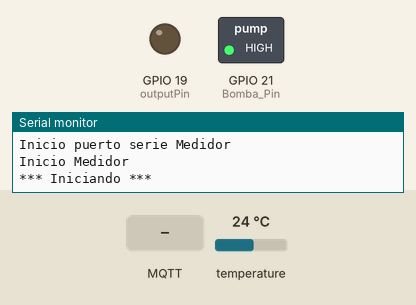
Recording of a sketch running on a simulated ESP32. On the bench: switched loads named in the sketch (green lamp = pin HIGH), output pins drawn as LEDs (lit = HIGH), the last lines printed to the serial monitor. The inputs (shaded band) are chosen by the test bench; at power-on: temperature 24 °C. WiFi joins after 1.5 s; servers stay silent unless stated; random numbers use the default seed unless the sketch sets one; no MQTT or app messages arrive unless stated.

Above: at 3.4 s.
3.5 s: MQTT message "90" arrives on the first subscribed topic
At 8.6 s:
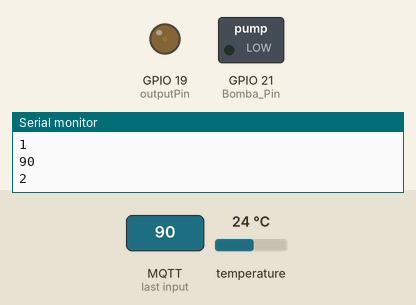
14.2 s: MQTT message "Ruben114" arrives on the first subscribed topic
17.5 s: MQTT message "/TERMO/POTENCIA/IN" arrives on the first subscribed topic
Timing chart, 0 to 20.5 s (numbered marks = the images above; inputs shaded):
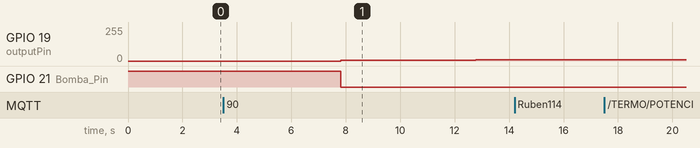

Measured:
- after the input at 3.5 s, GPIO 19 (outputPin): 0/255 → 5/255 after 4.3 s, → 10/255 4.9 s later

The sketch:

ESP32_Derivador_Ignacio.ino
```cpp
#include <OneWire.h>
#include <DallasTemperature.h>
#include <Wire.h>
#include <RBDdimmer.h>
#include <HardwareSerial.h>
#include <ModbusMaster.h>
#include <SoftwareSerial.h>
#include <WiFi.h>
#include <PubSubClient.h>
#include <esp_task_wdt.h>
//3 seconds WDT
#define WDT_TIMEOUT 8

//Parametrización de la logica
#define Bomba_Pin 21
float Tmax = 68.5;
float Tbomba = 42.0;
float histeresis = 1;
unsigned long lastMsg1 = 0;
unsigned long lastMsg2 = 0;


//Parametrización comunicaciones
const char* ssid = "JAZZTEL_nrSK";
const char* password = "pwxftdqbnsey";
const char* mqtt_server = "192.168.1.210";
const char* MQTT_user = "inavarro";
const char* MQTT_password = "RBPi.";
IPAddress local_IP(192, 168, 1, 237);
IPAddress gateway(192, 168, 1, 1);
/*const char* ssid = "CASTILLA";
const char* password = "28Nmqwyyff74";
const char* mqtt_server = "192.168.0.10";
const char* MQTT_user = "Ruben114";
const char* MQTT_password = "nmqwyyff";
IPAddress local_IP(192, 168, 0, 37);
IPAddress gateway(192, 168, 1, 1);*/
IPAddress subnet(255, 255, 255, 0);
IPAddress primaryDNS(8, 8, 8, 8);
IPAddress secondaryDNS(8, 8, 4, 4);
WiFiClient espClient;
PubSubClient client(espClient);
#define MSG_BUFFER_SIZE  (50)
char msg[MSG_BUFFER_SIZE];
int value = 0;

//Parametrización medidor potencia
#define RXD 32
#define TXD 26
SoftwareSerial pzem(RXD,TXD);
ModbusMaster node;
uint8_t result;
uint16_t data[6];
double Pot_Medidor = 0;

//Parametrización del Dimmer
#define USE_SERIAL  Serial
#define zerocross  22
#define outputPin  19
int Pot_Dimmer = 0;
dimmerLamp termo_dimmer(outputPin, zerocross);

//Parametrización de la sonda de temperatura
// Pin donde se conecta la sonda de temperatura
#define Sonda_Pin 23
// Instancia a comunicación onewire
OneWire bus_OnWire(Sonda_Pin);
// Instancia al sensor de temperatura
DallasTemperature Sonda_Temp(&bus_OnWire);
float tempC;

void setup_wifi() {
  delay(10);
  USE_SERIAL.println();
  if (!WiFi.config(local_IP, gateway, subnet, primaryDNS, secondaryDNS)) {
    USE_SERIAL.println("Fallo config...");
  }
  USE_SERIAL.print("Connectando a ");
  USE_SERIAL.println(ssid);
  WiFi.begin(ssid, password);
  while (WiFi.status() != WL_CONNECTED) {
    delay(500);
    USE_SERIAL.print(".");
  }

  randomSeed(micros());
  USE_SERIAL.println("");
  USE_SERIAL.println("WiFi connectado.");
  USE_SERIAL.println("IP: ");
  USE_SERIAL.println(WiFi.localIP());
}

void callback(char* topic, byte* payload, unsigned int length) {
  String topicStr = topic;
  USE_SERIAL.print("LLegada de mensaje [");
  USE_SERIAL.print(topicStr);
  USE_SERIAL.print("] ");
  for (int i = 0; i < length; i++) {
    USE_SERIAL.print((char)payload[i]);
  }
  USE_SERIAL.println();
  payload[length] = '\0';
  Pot_Dimmer = atoi((char *)payload);
  if (topicStr == "/TERMO/POTENCIA/IN")
  {
    //que queremos hacer
    USE_SERIAL.print("Mensaje de ");
    USE_SERIAL.print(topicStr);
    USE_SERIAL.println(Pot_Dimmer);
  }
}

void reconnect() {
  while (!client.connected()) {
    USE_SERIAL.print("Conectando a mosquitto...");
    String clientId = "ESP32Client-";
    clientId += String(random(0xffff), HEX);
    if (client.connect(clientId.c_str(), MQTT_user, MQTT_password)) {
      USE_SERIAL.println("conectado a mosquitto");
      client.subscribe("/TERMO/POTENCIA/IN");
    } else {
      setup_wifi();
      USE_SERIAL.print("fallo de conexion, codigo error: ");
      USE_SERIAL.print(client.state());
      USE_SERIAL.println(" nuevo intento en 5 segundos");
      delay(5000);
    }
  }
}

void Set_Dimmer(unsigned int Consigna, double Pot_Metter){
  if(abs(Consigna-Pot_Metter) > 15){
    if(Consigna > Pot_Metter){                                         //Incrementar potencia
      if((Consigna - Pot_Metter) >= 500){
        if ((termo_dimmer.getPower() + 10) > 95){
          termo_dimmer.setPower(95);
        }
        else{
          termo_dimmer.setPower(termo_dimmer.getPower() + 10);
        }

      }
      else if((Consigna - Pot_Metter) >= 200 && (Consigna - Pot_Metter) < 500){
        if ((termo_dimmer.getPower() + 7) > 95){
          termo_dimmer.setPower(95);
        }
        else{
          termo_dimmer.setPower(termo_dimmer.getPower() + 7);
        }
      }
      else if((Consigna - Pot_Metter) >= 100 && (Consigna -Pot_Metter) < 200){
        if ((termo_dimmer.getPower() + 4) > 95){
          termo_dimmer.setPower(95);
        }
        else{
          termo_dimmer.setPower(termo_dimmer.getPower() + 4);
        }
      }
      else if((Consigna - Pot_Metter) >= 50 && (Consigna - Pot_Metter) < 100){
        if ((termo_dimmer.getPower() + 2) > 95){
          termo_dimmer.setPower(95);
        }
        else{
          termo_dimmer.setPower(termo_dimmer.getPower() + 2);
        }
      }
      else if((Consigna - Pot_Metter) < 50){
        if ((termo_dimmer.getPower() + 1) > 95){
          termo_dimmer.setPower(95);
        }
        else{
          termo_dimmer.setPower(termo_dimmer.getPower() + 1);
        }
      }
    }
    else if(Consigna < Pot_Metter){                                    //Disminuir potencia
      if((Pot_Metter - Consigna) >= 500){
        if ((termo_dimmer.getPower() - 10) > 3){
          termo_dimmer.setPower(3);
        }
        else{
          termo_dimmer.setPower(termo_dimmer.getPower() - 10);
        }
      }
      else if((Pot_Metter - Consigna) >= 200 && (Pot_Metter - Consigna) < 500){
        if ((termo_dimmer.getPower() - 7) > 3){
          termo_dimmer.setPower(3);
        }
        else{
          termo_dimmer.setPower(termo_dimmer.getPower() - 7);
        }
      }
      else if((Pot_Metter - Consigna) >= 100 && (Pot_Metter - Consigna) < 200){
        if ((termo_dimmer.getPower() - 4) > 3){
          termo_dimmer.setPower(3);
        }
        else{
          termo_dimmer.setPower(termo_dimmer.getPower() - 4);
        }
      }
      else if((Pot_Metter - Consigna) >= 50 && (Pot_Metter - Consigna) < 100){
        if ((termo_dimmer.getPower() - 2) > 3){
          termo_dimmer.setPower(3);
        }
        else{
          termo_dimmer.setPower(termo_dimmer.getPower() - 2);
        }
      }
      else if((Pot_Metter - Consigna) < 50){
        if ((termo_dimmer.getPower() - 1) > 3){
          termo_dimmer.setPower(3);
        }
        else{
          termo_dimmer.setPower(termo_dimmer.getPower() - 1);
        }
      }
    }
  }
}

void setup(){
  esp_task_wdt_init(WDT_TIMEOUT, true); //habilita el wdt
  esp_task_wdt_add(NULL);
  pinMode(Bomba_Pin, OUTPUT);
  digitalWrite(Bomba_Pin, HIGH);
  USE_SERIAL.begin(115200);
  termo_dimmer.begin(NORMAL_MODE, ON);
  Sonda_Temp.begin();
  setup_wifi();
  client.setServer(mqtt_server, 1883);
  client.setCallback(callback);
  pzem.begin(9600);
  USE_SERIAL.println("Inicio puerto serie Medidor");
  node.begin(1, pzem);
  USE_SERIAL.println("Inicio Medidor");
  USE_SERIAL.println();
  USE_SERIAL.println("*** Iniciando ***");
  Sonda_Temp.requestTemperatures();
}

void loop() {
  esp_task_wdt_reset();

  unsigned long now = millis();
  if ((now - lastMsg1) > 5000) {
    lastMsg1 = now;
    //hacemos algo cada 5 segundos
    if (!client.connected()) {
      reconnect();
    }
    client.loop();
    result = node.readInputRegisters(0x0000, 10);
    if (result == node.ku8MBSuccess) {
      Pot_Medidor = (node.getResponseBuffer(0x03)/10.0f);
    }
    tempC = Sonda_Temp.getTempCByIndex(0);
    Sonda_Temp.requestTemperatures();
  }
  if ((now - lastMsg2) > 5000) {
    lastMsg2 = now;
    //hacemos algo cada 5 segundos
    if(tempC > (Tmax + histeresis)){
      digitalWrite(Bomba_Pin, HIGH);
      termo_dimmer.setPower(0);
    }
    else if((tempC <= (Tmax - histeresis)) && (tempC >= (Tbomba + histeresis))){
      digitalWrite(Bomba_Pin, HIGH);
      Set_Dimmer(Pot_Dimmer, Pot_Medidor);
    }
    else if(tempC < (Tbomba - histeresis)){
      digitalWrite(Bomba_Pin, LOW);
      Set_Dimmer(Pot_Dimmer, Pot_Medidor);
    }
    snprintf (msg, MSG_BUFFER_SIZE,"%3.2f", Pot_Medidor);
    client.publish("/TERMO/POTENCIA/OUT", msg);
    snprintf (msg, MSG_BUFFER_SIZE,"%2.2f", tempC);
    client.publish("/TERMO/TEMP/OUT", msg);
    snprintf (msg, MSG_BUFFER_SIZE,"%i", !digitalRead(Bomba_Pin));
    client.publish("/TERMO/BOMBA/OUT", msg);
    snprintf (msg, MSG_BUFFER_SIZE,"%i", Pot_Dimmer);
    client.publish("/TERMO/CONSIGNA/OUT", msg);
    snprintf (msg, MSG_BUFFER_SIZE,"%i", termo_dimmer.getPower());
    client.publish("/TERMO/INDICE_POTENCIA/OUT", msg);
    snprintf (msg, MSG_BUFFER_SIZE,"%2.2f", Tbomba);
    client.publish("/TERMO/CONSIGNA_TBOMBA/OUT", msg);
    snprintf (msg, MSG_BUFFER_SIZE,"%2.2f", Tmax);
    client.publish("/TERMO/CONSIGNA_TMAX/OUT", msg);
    USE_SERIAL.println(Pot_Medidor);
    USE_SERIAL.println(tempC);
    USE_SERIAL.println(!digitalRead(Bomba_Pin));
    USE_SERIAL.println(Pot_Dimmer);
    USE_SERIAL.println(termo_dimmer.getPower());
  }
}
```
